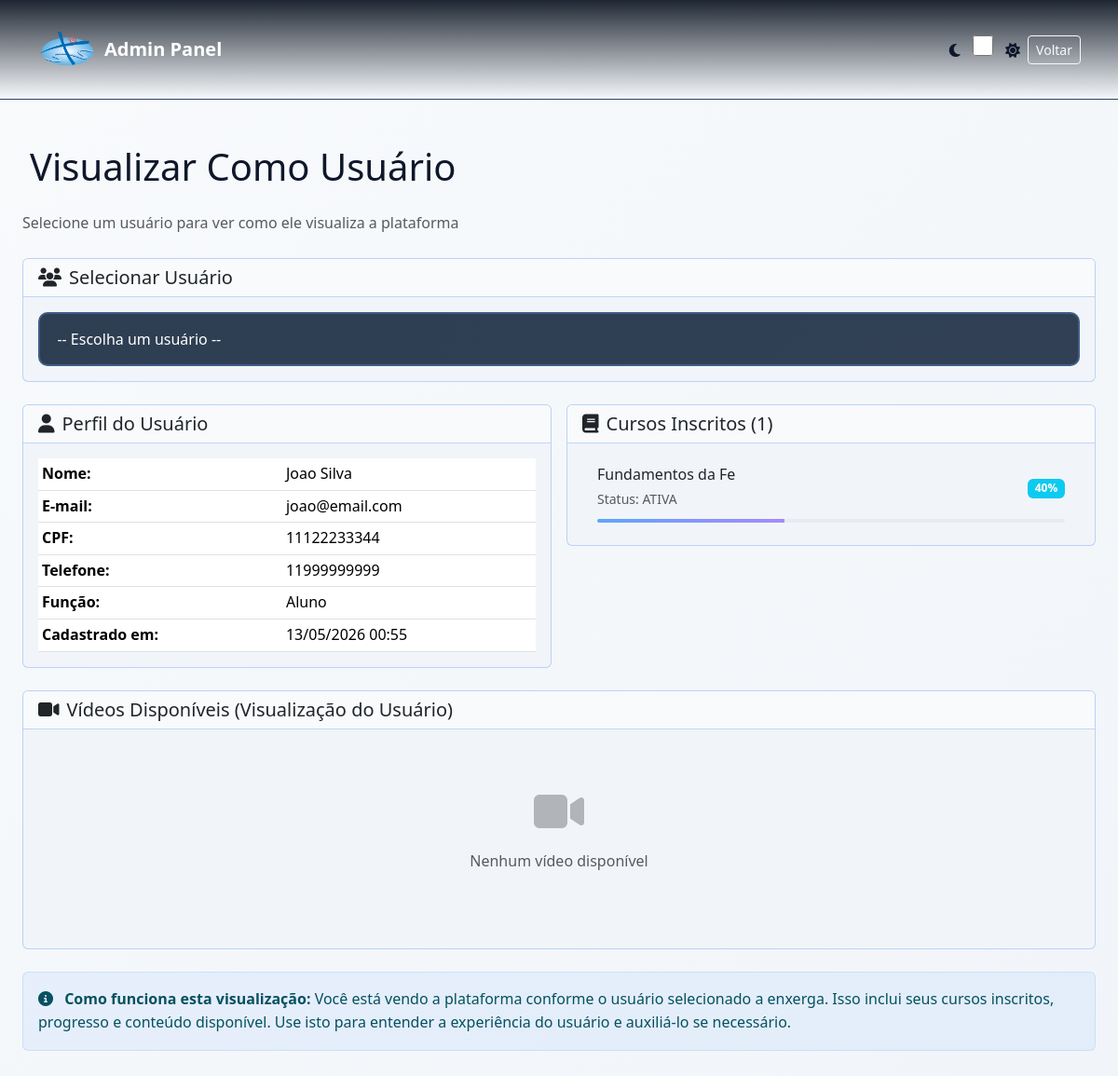
Screenshot of /php/admin/admin_visao_usuario.php?user_id=2 (signed in) with the database file from the repository.
### tables this page shows
CREATE TABLE IF NOT EXISTS ID_FIEL (
    IDF_ID INT UNSIGNED AUTO_INCREMENT PRIMARY KEY,
    IDF_NOME VARCHAR(100) NOT NULL,
    IDF_TELEFONE VARCHAR(20) NULL,
    IDF_EMAIL VARCHAR(150) NOT NULL,
    IDF_CPF CHAR(11) NOT NULL,
    IDF_FILIAL_ID INT UNSIGNED NULL,
    IDF_FUNCAO VARCHAR(50) NULL,
    IDF_ENDERECO VARCHAR(200) NULL,
    IDF_SENHA_HASH VARCHAR(255) NOT NULL,
    IDF_STATUS VARCHAR(20) NOT NULL DEFAULT 'pendente' COMMENT 'pendente, aprovado, negado',
    IDF_ATIVO TINYINT(1) NOT NULL DEFAULT 1,
    IDF_EMAIL_VERIFICADO_EM DATETIME NULL,
    IDF_ULTIMO_LOGIN_EM DATETIME NULL,
    IDF_CRIADO_EM TIMESTAMP NOT NULL DEFAULT CURRENT_TIMESTAMP,
    IDF_ATUALIZADO_EM TIMESTAMP NOT NULL DEFAULT CURRENT_TIMESTAMP ON UPDATE CURRENT_TIMESTAMP,
    IDF_REMOVIDO_EM DATETIME NULL,
    UNIQUE KEY UK_ID_FIEL_EMAIL (IDF_EMAIL),
    UNIQUE KEY UK_ID_FIEL_CPF (IDF_CPF),
    KEY IX_ID_FIEL_FILIAL (IDF_FILIAL_ID),
    KEY IX_ID_FIEL_ATIVO (IDF_ATIVO),
    CONSTRAINT FK_ID_FIEL_FILIAL
        FOREIGN KEY (IDF_FILIAL_ID) REFERENCES ID_FILIAL(IDL_ID)
        ON UPDATE CASCADE
        ON DELETE SET NULL
);

CREATE TABLE IF NOT EXISTS ID_MATRICULA (
    IDMATR_ID BIGINT UNSIGNED AUTO_INCREMENT PRIMARY KEY,
    IDF_ID INT UNSIGNED NOT NULL,
    IDC_ID INT UNSIGNED NOT NULL,
    IDMATR_STATUS ENUM('ATIVA', 'PAUSADA', 'CONCLUIDA', 'CANCELADA') NOT NULL DEFAULT 'ATIVA',
    IDMATR_PERCENTUAL DECIMAL(5,2) NOT NULL DEFAULT 0.00,
    IDMATR_INICIO_EM DATETIME NOT NULL DEFAULT CURRENT_TIMESTAMP,
    IDMATR_CONCLUSAO_EM DATETIME NULL,
    IDMATR_CRIADO_EM TIMESTAMP NOT NULL DEFAULT CURRENT_TIMESTAMP,
    IDMATR_ATUALIZADO_EM TIMESTAMP NOT NULL DEFAULT CURRENT_TIMESTAMP ON UPDATE CURRENT_TIMESTAMP,
    UNIQUE KEY UK_ID_MATRICULA_USUARIO_CURSO (IDF_ID, IDC_ID),
    KEY IX_ID_MATRICULA_STATUS (IDMATR_STATUS),
    CONSTRAINT FK_ID_MATRICULA_FIEL
        FOREIGN KEY (IDF_ID) REFERENCES ID_FIEL(IDF_ID)
        ON UPDATE CASCADE
        ON DELETE CASCADE,
    CONSTRAINT FK_ID_MATRICULA_CURSO
        FOREIGN KEY (IDC_ID) REFERENCES ID_CURSO(IDC_ID)
        ON UPDATE CASCADE
        ON DELETE CASCADE,
    CONSTRAINT CK_ID_MATRICULA_PERCENTUAL
        CHECK (IDMATR_PERCENTUAL >= 0.00 AND IDMATR_PERCENTUAL <= 100.00)
);

CREATE TABLE IF NOT EXISTS ID_CURSO (
    IDC_ID INT UNSIGNED AUTO_INCREMENT PRIMARY KEY,
    IDC_TITULO VARCHAR(180) NOT NULL,
    IDC_DESCRICAO TEXT NULL,
    IDC_CAPA_URL VARCHAR(500) NULL,
    IDC_CARGA_HORARIA_MIN INT UNSIGNED NULL,
    IDC_STATUS ENUM('RASCUNHO', 'PUBLICADO', 'ARQUIVADO') NOT NULL DEFAULT 'RASCUNHO',
    IDC_ADMIN_CRIADOR_ID INT UNSIGNED NULL,
    IDC_CRIADO_EM TIMESTAMP NOT NULL DEFAULT CURRENT_TIMESTAMP,
    IDC_ATUALIZADO_EM TIMESTAMP NOT NULL DEFAULT CURRENT_TIMESTAMP ON UPDATE CURRENT_TIMESTAMP,
    KEY IX_ID_CURSO_STATUS (IDC_STATUS),
    KEY IX_ID_CURSO_ADMIN (IDC_ADMIN_CRIADOR_ID),
    CONSTRAINT FK_ID_CURSO_ADMIN
        FOREIGN KEY (IDC_ADMIN_CRIADOR_ID) REFERENCES ID_ADMIN(IDA_ID)
        ON UPDATE CASCADE
        ON DELETE SET NULL
);

### php/conexao.php (called while the page is built, shortened)
<?php
function site_url($path = '') {
    return rtrim(SITE_BASE_URL, '/') . '/' . ltrim($path, '/');
}
?>

### php/admin/admin_visao_usuario.php (the view, shortened to what this page needs)
<?php
include("../conexao.php");
$usuario_id = isset($_GET["user_id"]) ? (int) $_GET["user_id"] : 0;
$usuario = null;
$cursos = array();
$videos = array();
if ($usuario_id > 0) {
    $sql_user = "SELECT IDF_ID, IDF_NOME, IDF_EMAIL, IDF_FUNCAO, IDF_FILIAL_ID, IDF_CPF, IDF_TELEFONE, IDF_ENDERECO, IDF_CRIADO_EM FROM ID_FIEL WHERE IDF_ID = $usuario_id LIMIT 1";
    $res_user = mysqli_query($conn, $sql_user);
    if ($res_user && mysqli_num_rows($res_user) > 0) {
        $usuario = mysqli_fetch_assoc($res_user);
        $sql_matriculas = "
            SELECT m.IDMATR_ID, c.IDC_ID, c.IDC_TITULO, m.IDMATR_STATUS, m.IDMATR_PERCENTUAL
            FROM ID_MATRICULA m
            LEFT JOIN ID_CURSO c ON m.IDC_ID = c.IDC_ID
            WHERE m.IDF_ID = $usuario_id
            ORDER BY c.IDC_TITULO
        ";
        $res_matriculas = mysqli_query($conn, $sql_matriculas);
        if ($res_matriculas && mysqli_num_rows($res_matriculas) > 0) {
            while ($curso = mysqli_fetch_assoc($res_matriculas)) {
                $cursos[] = $curso;
            }
        }
    } else {
        $erro = "Usuário não encontrado.";
    }
}
?>
<!DOCTYPE html>
<html lang="pt-BR" data-theme="dark">
<head>
    <link href="https://cdn.jsdelivr.net/npm/bootstrap@5.3.2/dist/css/bootstrap.min.css" rel="stylesheet">
    <link rel="stylesheet" href="https://cdnjs.cloudflare.com/ajax/libs/font-awesome/6.5.1/css/all.min.css">
    <link rel="stylesheet" href="../../css/styles.css">
</head>
<body style="transition: background 0.3s ease;">
    <nav class="navbar navbar-expand-lg navbar-dark w-100 p-3" style="background: rgba(7,16,29,0.98); border-bottom: 1px solid var(--border-color); transition: all 0.3s ease;">
        <div class="container-fluid px-4">
            <a class="navbar-brand fw-bold d-flex align-items-center" href="<?php echo site_url('php/admin/admin_conteudos.php'); ?>">
                <img src="../../assets/logo.png" alt="Logotipo" class="logo me-2" /> Admin Panel
            </a>
            <div class="d-flex gap-2 align-items-center ms-auto">
                <div class="theme-toggle-container">
                    <i class="fas fa-moon theme-icon" style="font-size: 1rem;"></i>
                    <input type="checkbox" id="theme-toggle" class="theme-toggle" aria-label="Alternar tema" style="width: 40px; height: 22px;">
                    <i class="fas fa-sun theme-icon" style="font-size: 1rem;"></i>
                </div>
                <a href="admin_conteudos.php" class="btn btn-sm btn-outline-light">Voltar</a>
            </div>
        </div>
    </nav>
    <main class="container-fluid py-5 px-4">
        <div class="row">
            <div class="col-12">
                <h1 class="mb-4"><i class="fas fa-user-eye me-2"></i>Visualizar Como Usuário</h1>
                <p class="text-muted mb-4">Selecione um usuário para ver como ele visualiza a plataforma</p>
                <div class="card mb-4" style="background: var(--bg-light); border: 1px solid var(--border-color);">
                    <div class="card-header" style="background: var(--bg-dark); border-bottom: 1px solid var(--border-color);">
                        <h5 class="mb-0"><i class="fas fa-users me-2"></i>Selecionar Usuário</h5>
                    </div>
                    <div class="card-body">
                        <form method="GET" class="d-flex gap-2">
                            <select name="user_id" class="form-select custom-input" required onchange="this.form.submit();">
                                <option value="">-- Escolha um usuário --</option>
                            </select>
                        </form>
                    </div>
                </div>
                <?php if ($usuario !== null) { ?>
                    <div class="row g-3 mb-4">
                        <div class="col-md-6">
                            <div class="card" style="background: var(--bg-light); border: 1px solid var(--border-color);">
                                <div class="card-header" style="background: var(--bg-dark); border-bottom: 1px solid var(--border-color);">
                                    <h5 class="mb-0"><i class="fas fa-user me-2"></i>Perfil do Usuário</h5>
                                </div>
                                <div class="card-body">
                                    <table class="table table-sm mb-0">
                                        <tr>
                                            <td><strong>Nome:</strong></td>
                                            <td><?php echo htmlspecialchars($usuario["IDF_NOME"]); ?></td>
                                        </tr>
                                        <tr>
                                            <td><strong>E-mail:</strong></td>
                                            <td><?php echo htmlspecialchars($usuario["IDF_EMAIL"]); ?></td>
                                        </tr>
                                        <tr>
                                            <td><strong>CPF:</strong></td>
                                            <td><?php echo htmlspecialchars($usuario["IDF_CPF"]); ?></td>
                                        </tr>
                                        <tr>
                                            <td><strong>Telefone:</strong></td>
                                            <td><?php echo htmlspecialchars($usuario["IDF_TELEFONE"]); ?></td>
                                        </tr>
                                        <tr>
                                            <td><strong>Função:</strong></td>
                                            <td><?php echo htmlspecialchars($usuario["IDF_FUNCAO"]); ?></td>
                                        </tr>
                                        <tr>
                                            <td><strong>Cadastrado em:</strong></td>
                                            <td><?php echo date('d/m/Y H:i', strtotime($usuario["IDF_CRIADO_EM"])); ?></td>
                                        </tr>
                                    </table>
                                </div>
                            </div>
                        </div>
                        <div class="col-md-6">
                            <div class="card" style="background: var(--bg-light); border: 1px solid var(--border-color);">
                                <div class="card-header" style="background: var(--bg-dark); border-bottom: 1px solid var(--border-color);">
                                    <h5 class="mb-0"><i class="fas fa-book me-2"></i>Cursos Inscritos (<?php echo count($cursos); ?>)</h5>
                                </div>
                                <div class="card-body">
                                    <?php if (count($cursos) > 0) { ?>
                                        <div class="list-group list-group-flush">
                                            <?php foreach ($cursos as $curso) { ?>
                                                <div class="list-group-item" style="background: transparent; border-color: rgba(96,165,250,0.1);">
                                                    <div class="d-flex justify-content-between align-items-center">
                                                        <div>
                                                            <h6 class="mb-1"><?php echo htmlspecialchars($curso["IDC_TITULO"]); ?></h6>
                                                            <small class="text-muted">Status: <?php echo htmlspecialchars($curso["IDMATR_STATUS"]); ?></small>
                                                        </div>
                                                        <span class="badge bg-info"><?php echo round($curso["IDMATR_PERCENTUAL"]); ?>%</span>
                                                    </div>
                                                    <div class="progress mt-2" style="height: 4px;">
                                                        <div class="progress-bar" role="progressbar" style="width: <?php echo $curso["IDMATR_PERCENTUAL"]; ?>%; background: linear-gradient(90deg, #60a5fa, #a78bfa);"></div>
                                                    </div>
                                                </div>
                                            <?php } ?>
                                        </div>
                                    <?php } else { ?>
                                        <p class="text-muted mb-0">Nenhum curso ainda.</p>
                                    <?php } ?>
                                </div>
                            </div>
                        </div>
                    </div>
                    <div class="card" style="background: var(--bg-light); border: 1px solid var(--border-color);">
                        <div class="card-header" style="background: var(--bg-dark); border-bottom: 1px solid var(--border-color);">
                            <h5 class="mb-0"><i class="fas fa-video me-2"></i>Vídeos Disponíveis (Visualização do Usuário)</h5>
                        </div>
                        <div class="card-body">
                            <?php if (count($videos) > 0) { ?>
                                <div class="row g-3">
                                    <?php foreach ($videos as $video) { ?>
                                        <div class="col-md-6 col-lg-4">
                                            <div style="background: rgba(96,165,250,0.05); border: 1px solid rgba(96,165,250,0.2); border-radius: 12px; overflow: hidden;">
                                                <div style="height: 160px; background: #000; display: flex; align-items: center; justify-content: center; position: relative;">
                                                    <i class="fas fa-play-circle" style="font-size: 3rem; color: #60a5fa; opacity: 0.5;"></i>
                                                    <div style="position: absolute; top: 0; right: 0; background: #60a5fa; color: white; padding: 0.5rem 0.8rem; font-size: 0.8rem; font-weight: 600;">VIDEO</div>
                                                </div>
                                                <div style="padding: 1rem;">
                                                    <h6 class="mb-2"><?php echo htmlspecialchars($video["IDCT_TITULO"]); ?></h6>
                                                    <p class="text-muted mb-3" style="font-size: 0.9rem; max-height: 60px; overflow: hidden;">
                                                        <?php echo htmlspecialchars($video["IDCT_DESCRICAO"]); ?>
                                                    </p>
                                                    <button class="btn btn-sm btn-light w-100" disabled>
                                                        <i class="fas fa-play me-1"></i>Ver Vídeo
                                                    </button>
                                                </div>
                                            </div>
                                        </div>
                                    <?php } ?>
                                </div>
                            <?php } else { ?>
                                <div class="text-center py-5">
                                    <i class="fas fa-video" style="font-size: 3rem; opacity: 0.3;"></i>
                                    <p class="mt-3 text-muted">Nenhum vídeo disponível</p>
                                </div>
                            <?php } ?>
                        </div>
                    </div>
                    <div class="alert alert-info mt-4" style="background: rgba(96,165,250,0.1); border: 1px solid rgba(96,165,250,0.2);">
                        <i class="fas fa-info-circle me-2"></i>
                        <strong>Como funciona esta visualização:</strong> Você está vendo a plataforma conforme o usuário selecionado a enxerga. Isso inclui seus cursos inscritos, progresso e conteúdo disponível. Use isto para entender a experiência do usuário e auxiliá-lo se necessário.
                    </div>
                <?php } else if ($usuario_id > 0) { ?>
                    <div class="alert alert-warning">
                        <i class="fas fa-warning me-2"></i>Usuário não encontrado ou não aprovado.
                    </div>
                <?php } ?>
            </div>
        </div>
    </main>
</body>
</html>

### rows the page displays
id_fiel: IDF_NOME "Joao Silva", IDF_EMAIL "joao@email.com", IDF_CPF "11122233344", IDF_TELEFONE "11999999999", IDF_FUNCAO "Aluno", IDF_CRIADO_EM "13/05/2026 00:55"
id_matricula: IDC_ID.IDC_TITULO "Fundamentos da Fe", IDMATR_STATUS "ATIVA", IDMATR_PERCENTUAL "40"

### other values shown
count($cursos) "1"
